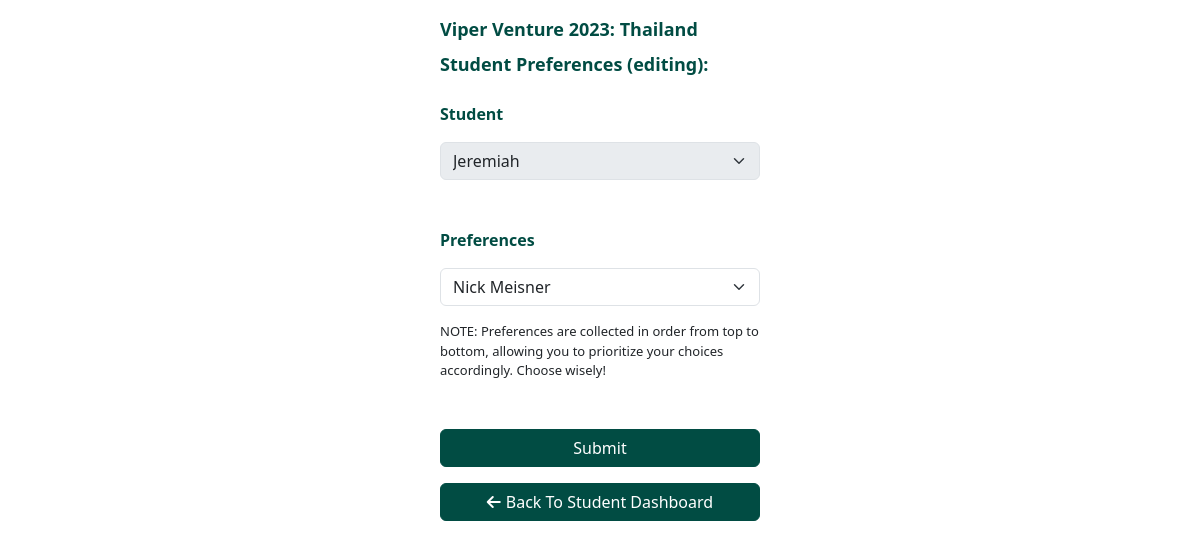
The page /student/GT724M (signed in) on the database as committed earlier.
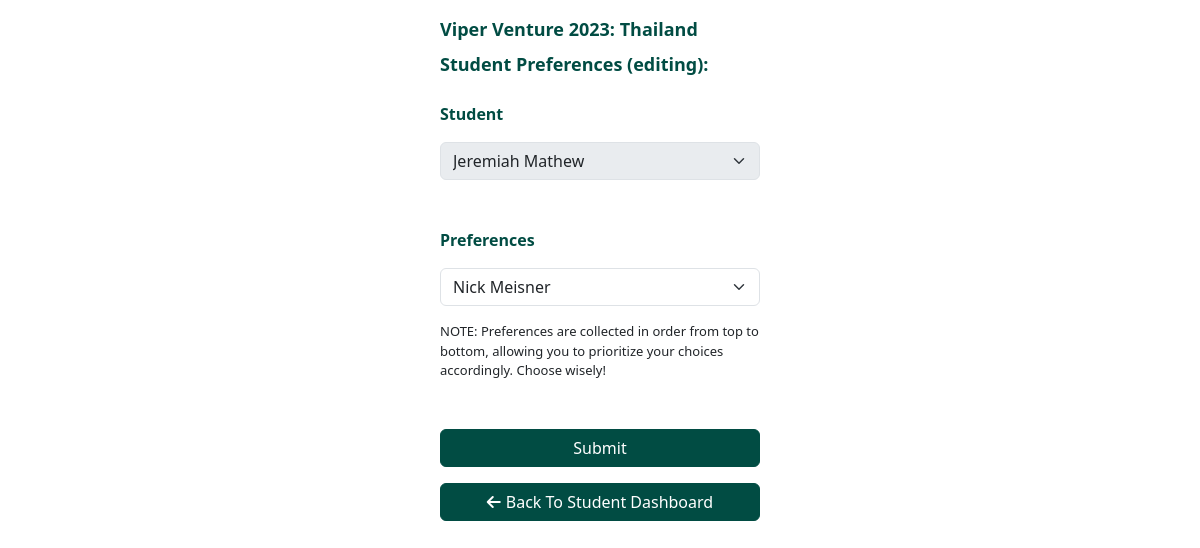
The same page on the database as committed later.
### classes.py (models this page shows, shortened)
class Student(db.Model):
    __tablename__ = 'students'
    id = db.Column(db.Integer, primary_key=True)
    name = db.Column(db.String, nullable=False)
    email = db.Column(db.String, nullable=False)
    grade = db.Column(db.Integer, nullable=False)
    gender = db.Column(db.String(1), nullable=False, default="-")
    @staticmethod
    def get_student_by_id(id, return_dict=True):
        student = db.session.query(Student).filter_by(id=id).first()
        if not return_dict or student is None:
            return student
        else:
            return dict_converter(student)

### app.py (the view, shortened to what this page needs)
@app.route("/student/<trip_code>", methods=["GET", "POST"])
@login_required()
def student_preferences(trip_code):
    global current_user
    student = current_user['student']
    trip = Trip.get_trip_by_code(trip_code)
    if request.method == "GET":
        if trip != None:
            sel_trip = trip
            sel_students = TripStudent.get_students_in_trip(trip.id)
            student_ids = [s['id'] for s in sel_students]
            sel_students.pop(student_ids.index(student['id'])) # Removes current (logged-in) student
            gender_filter = lambda x: student['gender'] == "-" or x['gender'] == "-" or x['gender'] == student['gender']
            sel_students = list(filter(gender_filter, sel_students)) # Takes out other gender
            num_prefs = len(sel_students) if len(sel_students) < 5 else 5 # Adjust preference count
            prefs = []
            prev_submitted = StudentPreference.check_student_preferences(trip.id, student['id'])
            if prev_submitted:
                prefs = StudentPreference.get_preferences(trip.id, student['id'], return_prefs_only=True)
            return render_template("student/preference-form.html", student=student, trip_code=trip_code, sel_trip=sel_trip,num_prefs=num_prefs, sel_students=sel_students, autofill=prev_submitted, prefs=prefs)
        else:
            return render_template("error/invalid-trip.html")

### app.py (called while the page is built)
def login_required(disable_verify=False):
    def decorator(f):
        @wraps(f)
        def decorated_function(*args, **kwargs):
            if 'user_id' not in session or current_user['db_user'] is None:
                return redirect("/login")
            elif not disable_verify and current_user['db_user'] is not None and not current_user['db_user'].is_verified:
                return redirect("/verify")
            return f(*args, **kwargs)
        return decorated_function
    return decorator

@app.before_request
def before_request():
    if 'user_id' in session:
        if User.check_exist_with_id(session['user_id']):
            current_user['db_user'] = User.get_user_by_id(session['user_id'])
            if current_user['db_user'].is_student:
                current_user['student'] = Student.get_student_by_id(current_user['db_user'].student_id)

### classes.py (called while the page is built)
def dict_converter(row):
    return {column.name: getattr(row, row.__mapper__.get_property_by_column(column).key) for column in row.__table__.columns}

    @staticmethod
    def get_user_by_id(id):
        return db.session.query(User).filter_by(id=id).first()

### templates/student/preference-form.html (shortened to what this page needs)
{% extends "layout.html" %}
{% block main %}
<label class="d-grid form-label mt-3 mx-auto">{{sel_trip["name"]}}</label>
<label class="d-grid form-label mx-auto">Student Preferences {{"(editing)" if autofill else ""}}:</label>
<form id = "preferences_form" action=/student/{{trip_code}} method="POST">
    <label class="d-grid info-label mt-4 mx-auto">Student</label>
    <select disabled id="pref_0" name="pref_0" class="mt-3 mx-auto form-select" aria-label=".form-select-sm example">
        <option selected="selected" value={{student.id}} >{{student.name}}</option>
    </select>
    <label class="d-grid info-label mt-5 mx-auto">Preferences</label>
    {%for _ in range(num_prefs)%}
    <select id={{'pref_' + (loop.index)|string}} name={{'pref_' + (loop.index)|string}} class="mt-3 mx-auto form-select" onchange="updateChoices(this.id); checkform();" aria-label=".form-select-sm example">
        {%for j in range(sel_students|length)%}
            <option value={{sel_students[j].id}}>{{sel_students[j].name}}</option>
        {%endfor%}
    </select>
    {%endfor%}
    <text style="font-size: small;" class="d-grid mx-auto mt-3">NOTE: Preferences are collected in order from top to bottom, allowing you to prioritize your choices accordingly. Choose wisely!</text>
    <button id = "pref_submit" disabled="disabled" type="submit" class="d-grid gap-2 col-6 mt-5 mx-auto btn btn-primary">Submit</button>
    <a href="/student" class="mt-3 d-grid gap-2 col-6 mx-auto btn btn-primary" role="button">
        <div class="icon-text-container center-div">
            <i class="fas fa-arrow-left"></i>
            <span>Back To Student Dashboard</span>
        </div>
    </a>
</form>
{% endblock %}

Rows that differ between the two databases and show on the page:
changed Student: pref_0 "Jeremiah" → "Jeremiah Mathew"
